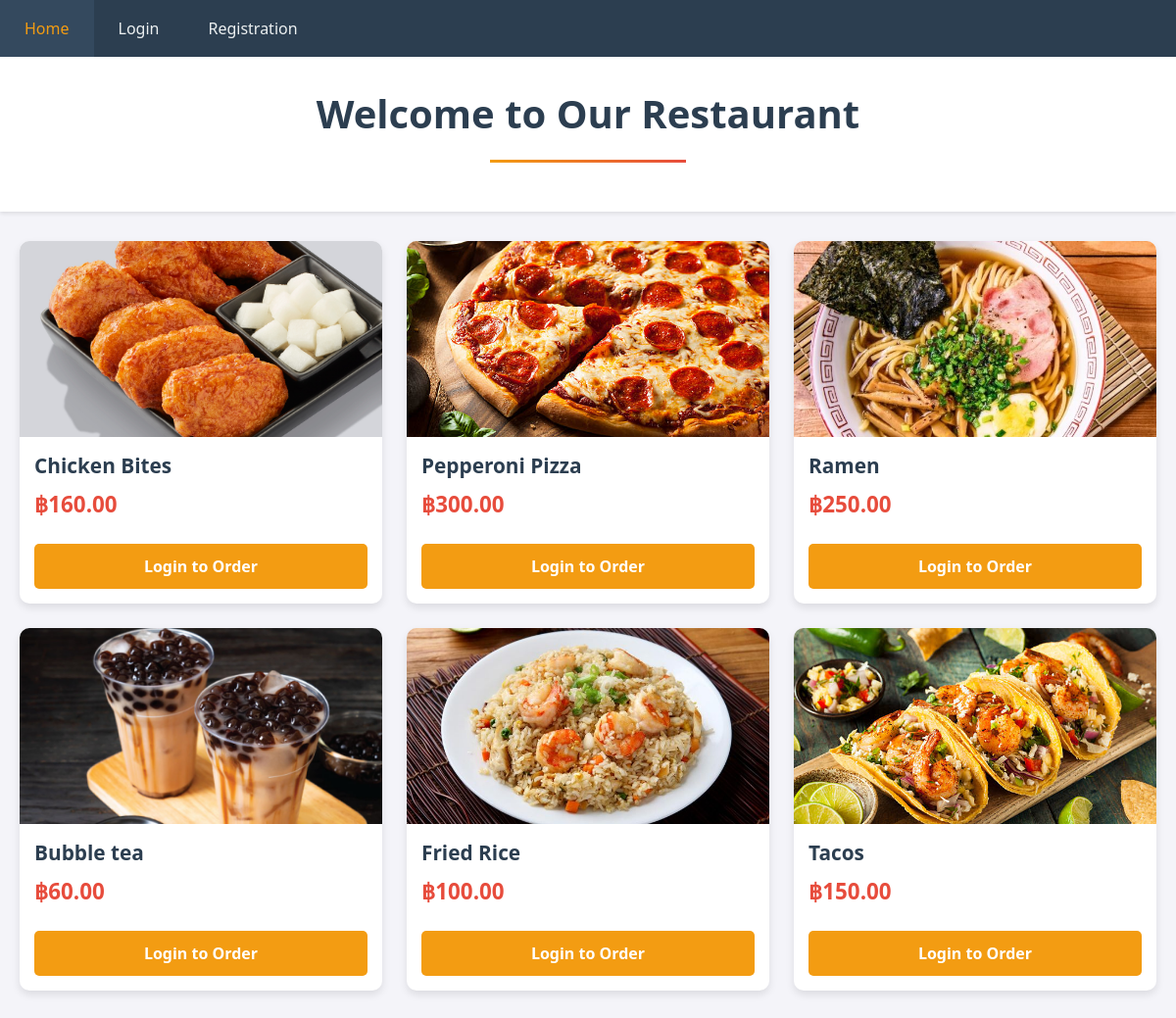
The page / on the database its author committed.
### tables this page shows
CREATE TABLE `menu_items` (
  `id` int(11) NOT NULL,
  `name` varchar(255) NOT NULL,
  `price` float NOT NULL,
  `category` varchar(100) NOT NULL,
  `image` varchar(255) NOT NULL
);

### index.php (the view, shortened to what this page needs)
<?php
include "db.php";
$sql = "select * from menu_items";
$result = mysqli_query($conn,$sql);
?>
<!DOCTYPE html>
<html lang="en">
<head>
</head>
<body>
    <nav class="navbar">
        <ul>
            <li><a href="index.php">Home</a></li>
            <?php if(!isset($_SESSION['user_id'])){ ?>
                <li><a href="login.php">Login</a></li>
                <li><a href="register.php">Registration</a></li>
            <?php } ?>
        </ul>
    </nav>
    <header class="header">
        <h1>Welcome to Our Restaurant</h1>
        <hr>
    </header>
    <section class="product_card">
        <?php while($row = mysqli_fetch_assoc($result)){ ?>
        <div class="card">
            <img src="image/<?php echo htmlspecialchars($row['image']); ?>" alt="<?php echo htmlspecialchars($row['name']); ?>">
            <h3><?php echo htmlspecialchars($row['name']); ?></h3>
            <p>฿<?php echo number_format($row['price'], 2); ?></p>
            <?php if(isset($_SESSION['user_id'])){ ?>
                <a href="order_item.php?user_id=<?php echo $_SESSION['user_id']; ?>&menu_id=<?php echo $row['id']; ?>">Order Now</a>
            <?php } else { ?>
                <a href="login.php">Login to Order</a>
            <?php } ?>
        </div>
        <?php } ?>
    </section>
</body>
</html>

### index.php (style rules this page uses)
* { margin: 0; padding: 0; box-sizing: border-box; font-family: 'Segoe UI', Tahoma, Geneva, Verdana, sans-serif; }
body { background-color: #f4f4f9; }
.navbar { background-color: #2c3e50; padding: 0; box-shadow: 0 2px 5px rgba(0, 0, 0, 0.1); }
.navbar ul { list-style: none; display: flex; justify-content: flex-start; align-items: center; margin: 0; padding: 0; }
.navbar li { margin: 0; }
.navbar a { display: block; padding: 18px 25px; color: #ecf0f1; text-decoration: none; transition: background-color 0.3s, color 0.3s; }
.header { background-color: #ffffff; padding: 30px 20px; text-align: center; box-shadow: 0 2px 4px rgba(0, 0, 0, 0.1); }
.header h1 { color: #2c3e50; font-size: 2.5em; margin-bottom: 10px; }
.header hr { border: none; height: 3px; background: linear-gradient(to right, #f39c12, #e74c3c); width: 200px; margin: 20px auto; }
.product_card { display: grid; grid-template-columns: repeat(auto-fill, minmax(280px, 1fr)); gap: 25px; padding: 30px 20px; max-width: 1400px; margin: 0 auto; }
.card { background-color: #ffffff; border-radius: 10px; box-shadow: 0 4px 8px rgba(0, 0, 0, 0.1); overflow: hidden; transition: transform 0.3s, box-shadow 0.3s; display: flex; flex-direction: column; }
.card img { width: 100%; height: 200px; object-fit: cover; }
.card h3 { color: #2c3e50; padding: 15px 15px 10px; font-size: 1.3em; }
.card p { color: #e74c3c; font-size: 1.4em; font-weight: bold; padding: 0 15px 15px; }
.card a { display: block; text-align: center; background-color: #f39c12; color: white; padding: 12px; text-decoration: none; margin: 10px 15px 15px; border-radius: 5px; transition: background-color 0.3s; font-weight: 600; }

### rows shown on the page
menu_items: image+name (picture), name "Chicken Bites", price "160.00"
menu_items: image (picture), name "Pepperoni Pizza", price "300.00"
menu_items: image+name (picture), name "Ramen", price "250.00"
menu_items: image+name (picture), name "Bubble tea", price "60.00"
menu_items: image (picture), name "Fried Rice", price "100.00"
menu_items: image+name (picture), name "Tacos", price "150.00"
